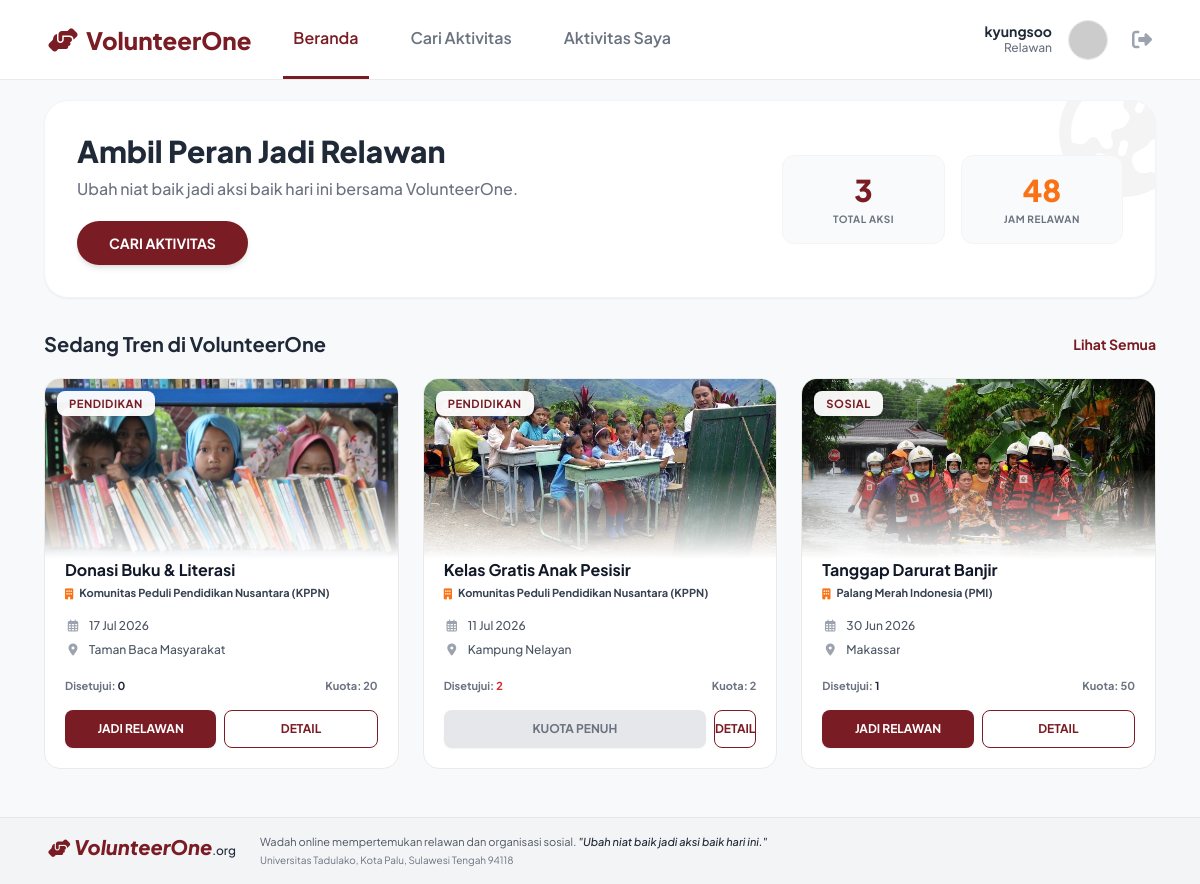
Page /dashboard.php (signed in) on the committed database.
### tables this page shows
CREATE TABLE `programs` (
  `id` int(11) NOT NULL,
  `name` varchar(150) NOT NULL,
  `description` text NOT NULL,
  `location` varchar(150) NOT NULL,
  `prog_date` date NOT NULL,
  `quota` int(11) NOT NULL,
  `rating` int(11) DEFAULT 0,
  `category` varchar(50) DEFAULT 'Sosial',
  `organizer` varchar(100) DEFAULT 'VolunteerOne Official',
  `image_url` varchar(255) DEFAULT 'https://images.unsplash.com/photo-1593113589914-075990190da4?auto=format&fit=crop&q=80&w=500',
  `organizer_id` int(11) DEFAULT NULL,
  `prog_time` varchar(20) DEFAULT '10:00'
);

CREATE TABLE `users` (
  `id` int(11) NOT NULL,
  `name` varchar(100) NOT NULL,
  `email` varchar(100) NOT NULL,
  `phone` varchar(20) NOT NULL,
  `password` varchar(255) NOT NULL,
  `role` varchar(50) DEFAULT 'user',
  `is_validated` tinyint(1) DEFAULT 1,
  `description` text DEFAULT NULL,
  `established_date` date DEFAULT NULL,
  `location` varchar(150) DEFAULT NULL,
  `website` varchar(150) DEFAULT NULL,
  `org_type` varchar(50) DEFAULT 'Komunitas'
);

### dashboard.php (the view, shortened to what this page needs)
<?php
require 'koneksi.php';
$user_id = $_SESSION['user_id'];
try {
    $pdo->exec("UPDATE applications SET status = 'Disetujui' WHERE status = '' OR status = 'Diterima'");
} catch(PDOException $e) { }
try {
    $pdo->query("SELECT motivation FROM applications LIMIT 1");
} catch(Exception $e) {
    $pdo->exec("ALTER TABLE applications ADD COLUMN motivation TEXT NULL");
    $pdo->exec("ALTER TABLE applications ADD COLUMN cv_path VARCHAR(255) NULL");
}
$stmtStat = $pdo->prepare("
    SELECT
        SUM(CASE WHEN status = 'Disetujui' THEN 1 ELSE 0 END) as total_kegiatan,
        SUM(CASE WHEN status = 'Menunggu' THEN 1 ELSE 0 END) as total_menunggu
    FROM applications WHERE user_id = ?
");
$stmtStat->execute([$user_id]);
$stats = $stmtStat->fetch();
$jml_kegiatan = $stats['total_kegiatan'] ?? 0;
$total_jam = $jml_kegiatan * 16;
$programs = $pdo->query("
    SELECT p.*, u.name AS organizer_name
    FROM programs p
    LEFT JOIN users u ON p.organizer_id = u.id
    ORDER BY p.prog_date DESC
")->fetchAll(PDO::FETCH_ASSOC);
$stmtHistory = $pdo->prepare("
    SELECT a.id as app_id, p.id as prog_id, p.name, p.description, p.location, p.prog_date, p.prog_time, a.status, a.apply_date, p.quota, p.organizer_id
    FROM applications a
    JOIN programs p ON a.program_id = p.id
    WHERE a.user_id = ?
    ORDER BY a.apply_date DESC
");
$stmtHistory->execute([$user_id]);
$history = $stmtHistory->fetchAll(PDO::FETCH_ASSOC);
$my_apps = [];
foreach($history as &$h) {
    $my_apps[$h['prog_id']] = $h['status'];
}
?>
<!DOCTYPE html>
<html lang="id">
<head>
    <script src="https://cdn.tailwindcss.com"></script>
    <link rel="stylesheet" href="https://cdnjs.cloudflare.com/ajax/libs/font-awesome/6.4.0/css/all.min.css">
</head>
<body>
    <nav class="desktop-nav sticky-top z-40 d-none d-md-block">
        <div class="max-w-6xl mx-auto px-6 flex justify-between items-center h-full">
            <div class="flex items-center gap-8 h-full">
                <a href="#" class="font-extrabold text-2xl flex items-center gap-2 text-decoration-none" style="color: var(--vol-primary);">
                    <i class="fas fa-hands-helping"></i> VolunteerOne
                </a>
                <div class="flex gap-8 h-full">
                    <div class="nav-link-custom active" id="desk-nav-home" onclick="switchView('home')">Beranda</div>
                    <div class="nav-link-custom" id="desk-nav-search" onclick="switchView('search')">Cari Aktivitas</div>
                    <div class="nav-link-custom gap-2" id="desk-nav-history" onclick="switchView('history')">
                        Aktivitas Saya
                    </div>
                </div>
            </div>
            <div class="flex items-center gap-4">
                <div class="text-right">
                    <p class="text-sm font-bold text-gray-800 leading-tight"><?= htmlspecialchars($_SESSION['name']) ?></p>
                    <p class="text-xs text-gray-500 font-medium">Relawan</p>
                </div>
                <div class="cursor-pointer" onclick="switchView('profile')">
                    <img src="https://api.dicebear.com/7.x/initials/svg?seed=<?= urlencode($_SESSION['name']) ?>&backgroundColor=7a1c24" class="w-10 h-10 rounded-full border border-gray-200">
                </div>
                <a href="logout.php" class="ml-2 text-gray-400 hover:text-red-500 transition"><i class="fas fa-sign-out-alt text-xl"></i></a>
            </div>
        </div>
    </nav>
    <main class="flex-grow max-w-6xl mx-auto p-5 pb-24 md:pb-12 w-full">
        <div id="view-home" class="view-section fade-in">
            <div class="bg-white rounded-3xl p-6 md:p-8 mb-8 border border-gray-100 shadow-sm flex flex-col md:flex-row items-center justify-between gap-6 relative overflow-hidden">
                <div class="absolute right-0 top-0 opacity-5 pointer-events-none transform translate-x-1/4 -translate-y-1/4">
                    <i class="fas fa-globe-asia text-9xl"></i>
                </div>
                <div class="z-10 w-full md:w-2/3">
                    <h2 class="text-2xl md:text-3xl font-extrabold text-gray-800 mb-2">Ambil Peran Jadi Relawan</h2>
                    <p class="text-gray-500 text-sm md:text-base mb-5 font-medium">Ubah niat baik jadi aksi baik hari ini bersama VolunteerOne.</p>
                    <button class="bg-[#7a1c24] hover:bg-[#5a1218] text-white px-8 py-3 rounded-full text-sm font-bold shadow-md transition" onclick="switchView('search')">CARI AKTIVITAS</button>
                </div>
                <div class="w-full md:w-1/3 grid grid-cols-2 gap-4 z-10">
                    <div class="bg-gray-50 p-4 rounded-xl border border-gray-100 text-center">
                        <h3 class="text-3xl font-black" style="color: var(--vol-primary);"><?= $jml_kegiatan ?></h3>
                        <p class="text-[10px] text-gray-500 font-bold uppercase tracking-wider mt-1">Total Aksi</p>
                    </div>
                    <div class="bg-gray-50 p-4 rounded-xl border border-gray-100 text-center">
                        <h3 class="text-3xl font-black text-orange-500"><?= $total_jam ?></h3>
                        <p class="text-[10px] text-gray-500 font-bold uppercase tracking-wider mt-1">Jam Relawan</p>
                    </div>
                </div>
            </div>
            <div class="flex items-center justify-between mb-5">
                <h3 class="text-xl font-bold text-gray-800">Sedang Tren di VolunteerOne</h3>
                <button class="text-sm font-bold text-[#7a1c24] hover:underline" onclick="switchView('search')">Lihat Semua</button>
            </div>
            <div class="grid grid-cols-1 sm:grid-cols-2 lg:grid-cols-3 gap-6">
                <?php
                $count = 0;
                foreach($programs as $p):
                    if(isset($my_apps[$p['id']])) continue;
                    if($count >= 3) break;
                    $count++;
                    $kategori = $p['category'] ?? 'Aksi Sosial';
                    $organizer = !empty($p['organizer_name']) ? $p['organizer_name'] : 'VolunteerOne Official';
                    $is_official = empty($p['organizer_name']);
                    $img = $p['image_url'] ?? 'https://images.unsplash.com/photo-1559027615-cd4628902d4a?w=500&q=80';
                    $stmtC = $pdo->prepare("SELECT COUNT(*) FROM applications WHERE program_id = ? AND status = 'Disetujui'");
                    $stmtC->execute([$p['id']]);
                    $terisi = $stmtC->fetchColumn();
                    $isFull = $terisi >= $p['quota'];
                ?>
                    <div class="card-program h-full" data-date="<?= strtotime($p['prog_date']) ?>" data-title="<?= strtolower($p['name']) ?>" data-loc="<?= strtolower($p['location']) ?>" data-org="<?= strtolower($organizer) ?>" data-cat="<?= $kategori ?>" data-applied="false">
                        <div class="img-container">
                            <span class="badge-category"><?= htmlspecialchars($kategori) ?></span>
                            <img src="<?= htmlspecialchars($img) ?>" alt="Banner">
                        </div>
                        <div class="p-5 flex flex-col flex-grow relative z-20 -mt-5">
                            <h4 class="font-bold text-gray-900 text-base leading-snug mb-1 line-clamp-2"><?= htmlspecialchars($p['name']) ?></h4>
                            <p class="text-[11px] text-gray-500 font-medium mb-4 flex items-center gap-1.5">
                                <i class="fas <?= $is_official ? 'fa-shield-alt text-blue-500' : 'fa-building text-orange-500' ?>"></i>
                                <?php if(!$is_official && !empty($p['organizer_id'])): ?>
                                    <a href="profil_organisasi.php?id=<?= $p['organizer_id'] ?>" class="text-gray-700 hover:text-[#7a1c24] hover:underline font-bold transition-colors"><?= htmlspecialchars($organizer) ?></a>
                                <?php else: ?>
                                    <a href="profil_volunteerone.php" class="text-gray-700 hover:text-blue-600 hover:underline font-bold transition-colors"><?= htmlspecialchars($organizer) ?> <i class="fas fa-check-circle text-blue-500 ml-0.5"></i></a>
                                <?php endif; ?>
                            </p>
                            <div class="space-y-2 text-xs text-gray-600 mb-5 font-medium flex-grow">
                                <p class="flex items-start gap-2"><i class="far fa-calendar-alt w-4 text-center mt-0.5 text-gray-400"></i> <?= date('d M Y', strtotime($p['prog_date'])) ?></p>
                                <p class="flex items-start gap-2"><i class="fas fa-map-marker-alt w-4 text-center mt-0.5 text-gray-400"></i> <span class="line-clamp-1"><?= htmlspecialchars($p['location']) ?></span></p>
                            </div>
                            <div class="mt-auto">
                                <div class="flex justify-between text-[11px] font-bold text-gray-500 mb-1">
                                    <span>Disetujui: <span class="<?= $isFull ? 'text-red-600' : 'text-gray-800' ?>"><?= $terisi ?></span></span>
                                    <span>Kuota: <?= $p['quota'] ?></span>
                                </div>
                                <div class="mt-4 flex gap-2">
                                    <?php if($isFull): ?>
                                        <button class="w-full bg-gray-200 text-gray-500 py-2.5 rounded-lg text-xs font-bold shadow-sm" disabled>KUOTA PENUH</button>
                                    <?php else: ?>
                                        <button class="flex-1 bg-[#7a1c24] hover:bg-[#5a1218] text-white py-2.5 rounded-lg text-xs font-bold shadow-sm transition" onclick="showConfirmModal('apply', '<?= $p['id'] ?>', '<?= htmlspecialchars($p['name'], ENT_QUOTES) ?>')">JADI RELAWAN</button>
                                    <?php endif; ?>
                                    <button class="flex-1 border border-[#7a1c24] text-[#7a1c24] hover:bg-red-50 bg-white py-2.5 rounded-lg text-xs font-bold transition" onclick="showDetailModal(<?= htmlspecialchars(json_encode($p)) ?>, <?= $terisi ?>)">DETAIL</button>
                                </div>
                            </div>
                        </div>
                    </div>
                <?php endforeach; ?>
            </div>
        </div>
    </main>
    <footer class="bg-gray-100 border-t border-gray-200 py-6 md:py-4 mt-auto w-full">
        <div class="max-w-6xl mx-auto px-6 flex flex-col md:flex-row justify-between items-center md:items-start gap-4 md:gap-8">
            <div class="flex-1 flex flex-col md:flex-row items-center md:items-start gap-4 md:gap-6 text-center md:text-left">
                <div class="shrink-0"><h2 class="font-extrabold text-xl text-[#7a1c24] italic leading-none"><i class="fas fa-hands-helping text-lg"></i> VolunteerOne<span class="text-xs not-italic font-medium text-gray-800">.org</span></h2></div>
                <div>
                    <p class="text-[11px] text-gray-600 leading-snug max-w-xl m-0">Wadah online mempertemukan relawan dan organisasi sosial. <span class="italic font-medium text-gray-800">"Ubah niat baik jadi aksi baik hari ini."</span></p>
                    <p class="text-[10px] text-gray-500 mt-1 m-0">Universitas Tadulako, Kota Palu, Sulawesi Tengah 94118</p>
                </div>
            </div>
        </div>
    </footer>
</body>
</html>

### dashboard.php (style rules this page uses)
:root { --vol-primary: #7a1c24; --vol-primary-hover: #5a1218; --vol-bg: #f8f9fa; }
body { font-family: 'Plus Jakarta Sans', sans-serif; background-color: var(--vol-bg); color: #333333; -webkit-tap-highlight-color: transparent; display: flex; flex-direction: column; min-height: 100vh; }
.card-program { background-color: white; border-radius: 16px; overflow: hidden; border: 1px solid #eaeaea; transition: all 0.3s ease; display: flex; flex-direction: column; height: 100%; }
.img-container { position: relative; height: 180px; width: 100%; overflow: hidden; background: white; -webkit-mask-image: linear-gradient(to bottom, rgba(0,0,0,1) 50%, rgba(0,0,0,0) 100%); mask-image: linear-gradient(to bottom, rgba(0,0,0,1) 50%, rgba(0,0,0,0) 100%); }
.img-container img { width: 100%; height: 100%; object-fit: cover; transition: transform 0.5s ease; }
.badge-category { position: absolute; top: 12px; left: 12px; background: rgba(255,255,255,0.95); color: var(--vol-primary); padding: 4px 12px; border-radius: 8px; font-size: 0.7rem; font-weight: 700; letter-spacing: 0.5px; text-transform: uppercase; box-shadow: 0 2px 4px rgba(0,0,0,0.1); z-index: 20; }
.desktop-nav { border-bottom: 1px solid #eaeaea; background: white; height: 80px; }
.nav-link-custom { color: #6b7280; font-weight: 600; display: flex; align-items: center; height: 100%; padding: 0 10px; border-bottom: 3px solid transparent; transition: 0.2s; cursor: pointer; text-decoration: none; }
.nav-link-custom.active { color: var(--vol-primary); border-bottom-color: var(--vol-primary); }
.fade-in { animation: fadeIn 0.4s ease-out; }

### rows in the picture
programs: category "PENDIDIKAN", image_url (picture), name "Donasi Buku & Literasi", users.name "Komunitas Peduli Pendidikan Nusantara (KPPN)", prog_date "17 Jul 2026", location "Taman Baca Masyarakat", terisi "0", quota "20"
programs: category "PENDIDIKAN", image_url (picture), name "Kelas Gratis Anak Pesisir", users.name "Komunitas Peduli Pendidikan Nusantara (KPPN)", prog_date "11 Jul 2026", location "Kampung Nelayan", terisi "2", quota "2", shows "KUOTA PENUH"
programs: category "SOSIAL", image_url (picture), name "Tanggap Darurat Banjir", users.name "Palang Merah Indonesia (PMI)", prog_date "30 Jun 2026", location "Makassar", terisi "1", quota "50"

### other values in the picture
$_SESSION['name'] "kyungsoo"
$jml_kegiatan "3"
$total_jam "48"
